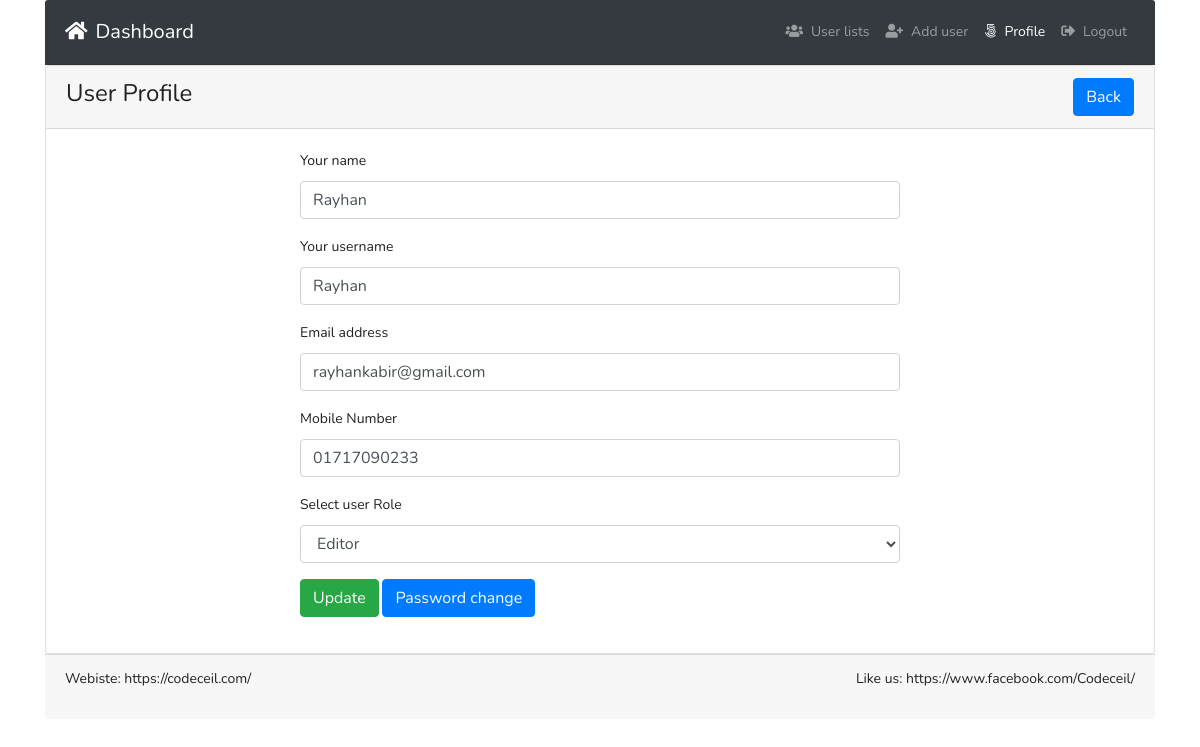
Screenshot of /profile.php?id=12 (signed in) with the database file from the repository.
### tables this page shows
CREATE TABLE `tbl_users` (
  `id` int(11) NOT NULL,
  `name` varchar(255) DEFAULT NULL,
  `username` varchar(255) DEFAULT NULL,
  `email` varchar(255) DEFAULT NULL,
  `password` varchar(255) DEFAULT NULL,
  `mobile` varchar(25) DEFAULT NULL,
  `roleid` tinyint(4) DEFAULT NULL,
  `isActive` tinyint(4) DEFAULT 0,
  `created_at` timestamp NOT NULL DEFAULT current_timestamp(),
  `updated_at` timestamp NOT NULL DEFAULT current_timestamp()
);

### classes/Users.php (called while the page is built, shortened)
<?php
include 'lib/Database.php';
include_once 'lib/Session.php';
class Users{
  private $db;
  public function __construct(){
    $this->db = new Database();
  }
    public function getUserInfoById($userid){
      $sql = "SELECT * FROM tbl_users WHERE id = :id LIMIT 1";
      $stmt = $this->db->pdo->prepare($sql);
      $stmt->bindValue(':id', $userid);
      $stmt->execute();
      $result = $stmt->fetch(PDO::FETCH_OBJ);
      if ($result) {
        return $result;
      }else{
        return false;
      }
    }
}

### lib/Database.php (called while the page is built, shortened)
<?php
class  Database{
  public $pdo;
  public function __construct(){
    if (!isset($this->pdo)) {
      try {
        $link = new PDO('mysql:host='.DB_HOST.'; dbname='.DB_NAME, DB_USER, DB_PASS);
        $link->setAttribute(PDO::ATTR_ERRMODE, PDO::ERRMODE_EXCEPTION);
        $link->exec("SET CHARACTER SET utf8");
        $this->pdo  =  $link;
      } catch (PDOException $e) {
        die("Connection error...".$e->getMessage());
      }
    }
  }
}

### lib/Session.php (called while the page is built, shortened)
<?php
class Session{
  public static function get($key){
    if (isset($_SESSION[$key])) {
      return $_SESSION[$key];
    }else{
      return false;
    }
  }
}

### profile.php (the view, shortened to what this page needs)
<?php
include 'inc/header.php';
 ?>
<?php
if (isset($_GET['id'])) {
  $userid = preg_replace('/[^a-zA-Z0-9-]/', '', (int)$_GET['id']);
}
 ?>
 <div class="card ">
   <div class="card-header">
          <h3>User Profile <span class="float-right"> <a href="index.php" class="btn btn-primary">Back</a> </h3>
        </div>
        <div class="card-body">
    <?php
    $getUinfo = $users->getUserInfoById($userid);
    if ($getUinfo) {
     ?>
          <div style="width:600px; margin:0px auto">
          <form class="" action="" method="POST">
              <div class="form-group">
                <label for="name">Your name</label>
                <input type="text" name="name" value="<?php echo $getUinfo->name; ?>" class="form-control">
              </div>
              <div class="form-group">
                <label for="username">Your username</label>
                <input type="text" name="username" value="<?php echo $getUinfo->username; ?>" class="form-control">
              </div>
              <div class="form-group">
                <label for="email">Email address</label>
                <input type="email" id="email" name="email" value="<?php echo $getUinfo->email; ?>" class="form-control">
              </div>
              <div class="form-group">
                <label for="mobile">Mobile Number</label>
                <input type="text" id="mobile" name="mobile" value="<?php echo $getUinfo->mobile; ?>" class="form-control">
              </div>
              <?php if (Session::get("roleid") == '1') { ?>
              <div class="form-group
              <?php if (Session::get("roleid") == '1' && Session::get("id") == $getUinfo->id) {
                echo "d-none";
              } ?>
              ">
                <div class="form-group">
                  <label for="sel1">Select user Role</label>
                  <select class="form-control" name="roleid" id="roleid">
                  <?php
                if($getUinfo->roleid == '1'){?>
                  <option value="1" selected='selected'>Admin</option>
                  <option value="2">Editor</option>
                  <option value="3">User only</option>
                <?php }elseif($getUinfo->roleid == '2'){?>
                  <option value="2" selected='selected'>Editor</option>
                <?php }elseif($getUinfo->roleid == '3'){?>
                  <option value="1">Admin</option>
                  <option value="2">Editor</option>
                  <option value="3" selected='selected'>User only</option>
                <?php } ?>
                  </select>
                </div>
              </div>
          <?php }else{?>
            <input type="hidden" name="roleid" value="<?php echo $getUinfo->roleid; ?>">
          <?php } ?>
              <?php if (Session::get("id") == $getUinfo->id) {?>
              <div class="form-group">
                <button type="submit" name="update" class="btn btn-success">Update</button>
                <a class="btn btn-primary" href="changepass.php?id=<?php echo $getUinfo->id;?>">Password change</a>
              </div>
            <?php } elseif(Session::get("roleid") == '1') {?>
              <div class="form-group">
                <button type="submit" name="update" class="btn btn-success">Update</button>
                <a class="btn btn-primary" href="changepass.php?id=<?php echo $getUinfo->id;?>">Password change</a>
              </div>
            <?php } elseif(Session::get("roleid") == '2') {?>
              <div class="form-group">
                <button type="submit" name="update" class="btn btn-success">Update</button>
              </div>
              <?php   }else{ ?>
                  <div class="form-group">
                    <a class="btn btn-primary" href="index.php">Ok</a>
                  </div>
                <?php } ?>
          </form>
        </div>
      <?php }else{
        header('Location:index.php');
      } ?>
      </div>
    </div>
  <?php
  include 'inc/footer.php';
  ?>

### assets/style.css (style rules this page uses)
body { line-height: 24px; font-size: 14px; font-style: normal; font-weight: normal; visibility: visible; font-family: 'Nunito', sans-serif; color: #222; }
h1, h2, h3, h4, h5, h6 { color: #222; font-family: 'Nunito', sans-serif; font-weight: 400; margin-top: 0; }
h3 { font-size: 24px; line-height: 30px; }

### rows the page displays
tbl_users: name "Rayhan", username "Rayhan", email "rayhankabir@gmail.com", mobile "01717090233", roleid "Editor"
